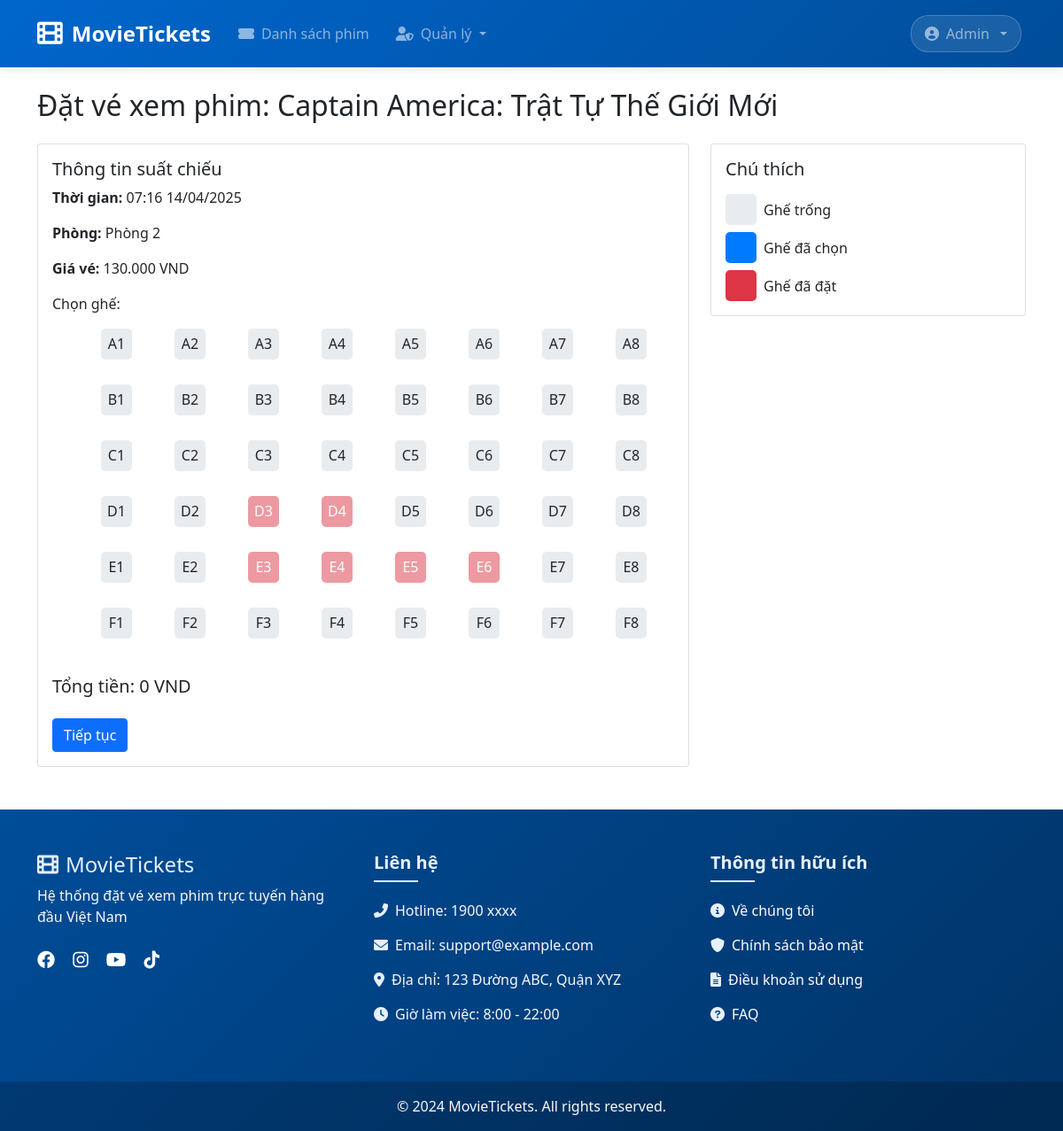
/booking/form/22 (signed in), run on the app's committed database.
### tables this page shows
CREATE TABLE `showtime` (
  `id` int NOT NULL,
  `movieId` int NOT NULL,
  `startTime` datetime NOT NULL,
  `endTime` datetime NOT NULL,
  `room` varchar(50) NOT NULL,
  `price` decimal(10,2) NOT NULL
);

CREATE TABLE `movie` (
  `id` int NOT NULL,
  `title` varchar(255) NOT NULL,
  `description` text,
  `trailer` varchar(255) DEFAULT NULL,
  `duration` int NOT NULL,
  `imageUrl` varchar(255) DEFAULT NULL,
  `createdAt` datetime DEFAULT CURRENT_TIMESTAMP
);

### controllers/BookingController.php (called while the page is built, shortened)
<?php
require_once "models/Booking.php";
require_once "models/ShowTime.php";
class BookingController
{
    private $bookingModel;
    private $showTimeModel;
    public function __construct()
    {
        $this->bookingModel = new Booking();
        $this->showTimeModel = new ShowTime();
    }
    public function form($showTimeId)
    {
        try {
            $showTime = $this->showTimeModel->getShowTimeById($showTimeId);
            $bookedSeats = $this->bookingModel->getBookedSeats($showTimeId);
            $showTime['booked_seats'] = $bookedSeats;
            require 'views/booking/form.php';
        } catch (Exception $e) {
            error_log("Error in BookingController::form - " . $e->getMessage());
            $_SESSION['error'] = 'Có lỗi xảy ra khi tải form đặt vé';
            header('Location: ' . BASE_URL . 'movies');
            exit;
        }
    }
}

### models/ShowTime.php (called while the page is built, shortened)
<?php
require_once "config/database.php";
class ShowTime
{
    private $conn;
    private $table_name = "ShowTime";
    public function __construct()
    {
        $database = new Database();
        $this->conn = $database->getConnection();
    }
    public function getShowTimeById($id)
    {
        $query = "SELECT st.*, m.title as movie_title, m.duration
             FROM " . $this->table_name . " st
             JOIN Movie m ON st.movieId = m.id
             WHERE st.id = ?";
        $stmt = $this->conn->prepare($query);
        $stmt->execute([$id]);
        $result = $stmt->fetch(PDO::FETCH_ASSOC);
        return $result;
    }
    public function canBookShowTime($showTimeId)
    {
        try {
            $showtime = $this->getShowTimeById($showTimeId);
            $now = new DateTime();
            $startTime = new DateTime($showtime['startTime']);
            return [
                'can_book' => true,
                'message' => 'Có thể đặt vé'
            ];
        } catch (Exception $e) {
            error_log("Error in canBookShowTime: " . $e->getMessage());
            return [
                'can_book' => false,
                'message' => 'Có lỗi xảy ra'
            ];
        }
    }
}

### config/database.php (called while the page is built, shortened)
<?php
class Database
{
    private $host = "localhost";
    private $db_name = "movie_booking";
    private $username = "root";
    private $password = "";
    public function getConnection()
    {
        try {
            $this->conn = new PDO(
                "mysql:host=" . $this->host . ";port=3306;dbname=" . $this->db_name . ";charset=utf8mb4",
                $this->username,
                $this->password,
                array(PDO::ATTR_ERRMODE => PDO::ERRMODE_EXCEPTION)
            );
            return $this->conn;
        } catch (PDOException $e) {
            error_log("Database Connection Error: " . $e->getMessage());
            throw new Exception("Không thể kết nối đến cơ sở dữ liệu: " . $e->getMessage());
        }
    }
}

### models/Booking.php (called while the page is built, shortened)
<?php
require_once 'config/Database.php';
class Booking
{
    private $db;
    public function __construct()
    {
        $database = new Database();
        $this->db = $database->getConnection();
    }
    public function getBookedSeats($showTimeId)
    {
        return $this->getBookedSeatsByShowTime($showTimeId);
    }
    public function getBookedSeatsByShowTime($showTimeId)
    {
        try {
            $sql = "SELECT seats FROM Booking
                    WHERE showTimeId = ?
                    AND paymentStatus != 'cancelled'";
            $stmt = $this->db->prepare($sql);
            $stmt->execute([$showTimeId]);
            $bookings = $stmt->fetchAll(PDO::FETCH_ASSOC);
            $bookedSeats = [];
            foreach ($bookings as $booking) {
                $seats = explode(',', $booking['seats']);
                $bookedSeats = array_merge($bookedSeats, $seats);
            }
            return array_unique($bookedSeats);
        } catch (PDOException $e) {
            error_log("Error in getBookedSeatsByShowTime: " . $e->getMessage());
            return [];
        }
    }
}

### views/booking/form.php (the view, shortened to what this page needs)
<?php include 'views/layouts/header.php'; ?>
<div class="container mt-4">
    <h2>Đặt vé xem phim: <?php echo htmlspecialchars($showTime['movie_title']); ?></h2>
    <?php
    $bookingStatus = $this->showTimeModel->canBookShowTime($showTime['id']);
    if (!$bookingStatus['can_book']):
    ?>
        <div class="alert alert-warning">
            <h4 class="alert-heading">Không thể đặt vé!</h4>
            <p><?php echo $bookingStatus['message']; ?></p>
            <hr>
            <p class="mb-0">Vui lòng chọn suất chiếu khác.</p>
            <a href="<?php echo BASE_URL; ?>movies" class="btn btn-primary mt-3">Xem danh sách phim khác</a>
            <a href="<?php echo BASE_URL; ?>detail/<?php echo $showTime['movie_id']; ?>" class="btn btn-primary mt-3">Xem lịch chiếu phim</a>
        </div>
    <?php else: ?>
        <div class="row mt-4">
            <div class="col-md-8">
                <div class="card">
                    <div class="card-body">
                        <h5 class="card-title">Thông tin suất chiếu</h5>
                        <p><strong>Thời gian:</strong> <?php echo date('H:i d/m/Y', strtotime($showTime['startTime'])); ?></p>
                        <p><strong>Phòng:</strong> <?php echo htmlspecialchars($showTime['room']); ?></p>
                        <p><strong>Giá vé:</strong> <?php echo number_format($showTime['price'], 0, ',', '.'); ?> VND</p>
                        <form action="<?php echo BASE_URL; ?>booking/create" method="POST" id="bookingForm">
                            <div class="form-group">
                                <label>Chọn ghế:</label>
                                <div class="seat-container mt-3">
                                    <?php
                                    $rows = ['A', 'B', 'C', 'D', 'E', 'F'];
                                    foreach ($rows as $row) {
                                        echo '<div class="row mb-2">';
                                        for ($i = 1; $i <= 8; $i++) {
                                            $seatNumber = $row . $i;
                                            echo '<div class="col">';
                                            echo '<div class="form-check">';
                                            echo '<label class="form-check-label" for="seat' . $seatNumber . '">' . $seatNumber . '</label>';
                                            echo '</div>';
                                            echo '</div>';
                                        }
                                        echo '</div>';
                                    }
                                    ?>
                                </div>
                            </div>
                            <div class="form-group mt-4">
                                <h5>Tổng tiền: <span id="totalPrice">0</span> VND</h5>
                            </div>
                            <button type="submit" class="btn btn-primary mt-3">Tiếp tục</button>
                        </form>
                    </div>
                </div>
            </div>
            <div class="col-md-4">
                <div class="card">
                    <div class="card-body">
                        <h5 class="card-title">Chú thích</h5>
                        <div class="mt-3">
                            <div class="d-flex align-items-center mb-2">
                                <div class="seat-example available"></div>
                                <span class="ms-2">Ghế trống</span>
                            </div>
                            <div class="d-flex align-items-center mb-2">
                                <div class="seat-example selected"></div>
                                <span class="ms-2">Ghế đã chọn</span>
                            </div>
                            <div class="d-flex align-items-center">
                                <div class="seat-example occupied"></div>
                                <span class="ms-2">Ghế đã đặt</span>
                            </div>
                        </div>
                    </div>
                </div>
            </div>
        </div>
    <?php endif; ?>
</div>
<?php include 'views/layouts/footer.php'; ?>

### index.php (shortened to what this page needs)
<?php
require_once "controllers/BookingController.php";
$url = isset($_GET['url']) ? rtrim($_GET['url'], '/') : '';
foreach ($routes as $pattern => $handler) {
    $pattern = str_replace('/', '\/', $pattern);
    if (preg_match('/^' . $pattern . '$/', $url, $matches)) {
        $action = $handler[1];
        $controller = new $controller_name();
        if (count($matches) > 1) {
            $controller->$action($matches[1]);
        }
        break;
    }
}

### views/layouts/header.php (style rules this page uses)
:root { --primary-blue: #0066cc; --primary-dark: #004d99; --primary-light: #e6f0ff; }

### views/booking/form.php (style rules this page uses)
.seat-container .form-check { text-align: center; margin-bottom: 10px; }
.form-check-label { display: inline-block; width: 35px; height: 35px; line-height: 35px; text-align: center; background-color: #e9ecef; border-radius: 5px; cursor: pointer; margin: 0; }
.seat-example { width: 35px; height: 35px; border-radius: 5px; }
.seat-example.available { background-color: #e9ecef; }
.seat-example.selected { background-color: #007bff; }
.seat-example.occupied { background-color: #dc3545; }
.seat-container { display: flex; flex-wrap: wrap; justify-content: center; gap: 10px; margin-bottom: 20px; }

### data on the page
showtime: movieId.title "Captain America: Trật Tự Thế Giới Mới", startTime "07:16 14/04/2025", room "Phòng 2", price "130.000"

### other printed values
$seatNumber "A1"
$seatNumber "A2"
$seatNumber "A3"
$seatNumber "A4"
$seatNumber "A5"
$seatNumber "A6"
$seatNumber "A7"
$seatNumber "A8"
$seatNumber "B1"
$seatNumber "B2"
$seatNumber "B3"
$seatNumber "B4"
$seatNumber "B5"
$seatNumber "B6"
$seatNumber "B7"
